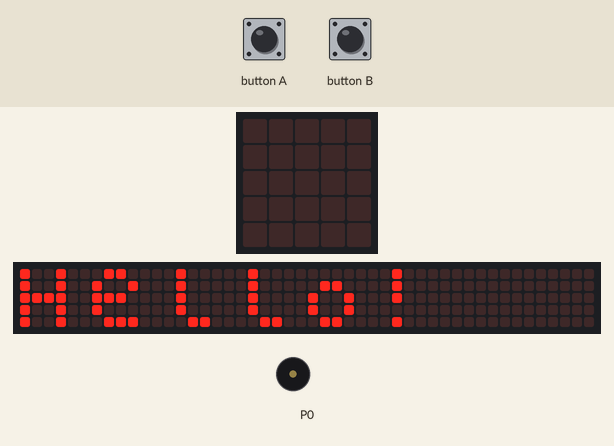
Recording of a program running on a simulated BBC micro:bit (MakeCode). Shown: the board's 5×5 LED display, a strip that is not on the board, showing the scrolling text unrolled, buzzer (waves = sounding). The inputs (shaded band) are chosen by the test bench. The 48×5 strip is a reading aid, not a part: it shows the text the display is scrolling, unrolled, one strip-width of it at a time.

Above: at 5.6 s.
7.6 s: button A pressed for 0.15 s
At 8.1 s:
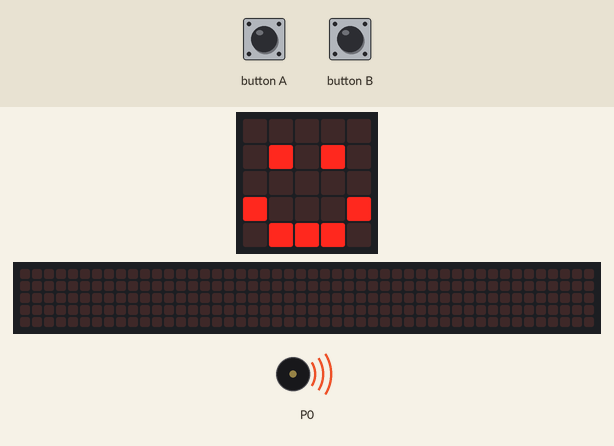
8.3 s: button B pressed for 0.15 s
At 8.7 s:
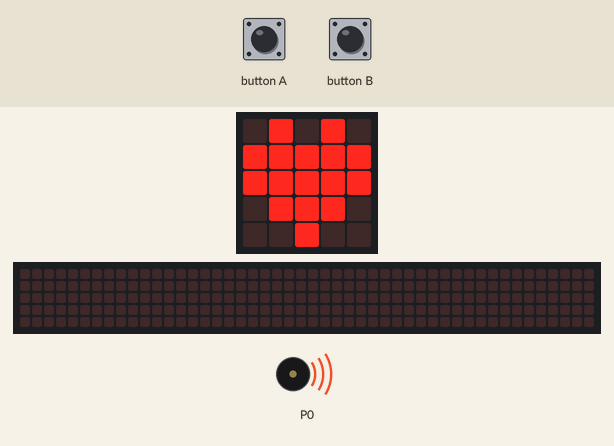
9.0 s: button A pressed for 0.15 s
9.7 s: button B pressed for 0.15 s
At 10.39 s:
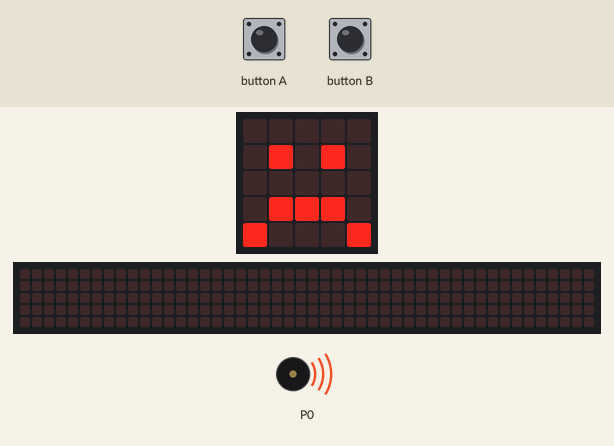
Timing chart, 0 to 14.4 s (numbered marks = the images above; inputs shaded):
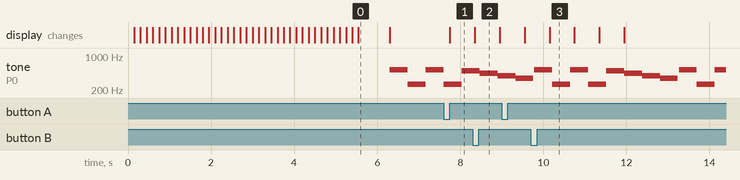

Measured:
- after the input at 7.6 s, the display: changes after 0.15 s (image 1)
- after the input at 9.7 s, the display: changes after 0.45 s (image 3)
- by itself, tone on P0: plays 523 Hz for 0.43 s, 262 Hz for 0.43 s, 523 Hz for 0.43 s, 262 Hz for 0.43 s, 494 Hz for 0.43 s, 440 Hz for 0.43 s … (11 notes in this stretch)
- what the display in image 0 shows lasts 0.7 s, from 5.6 s to 6.3 s
- what the display in image 3 shows lasts 0.6 s, from 10.2 s to 10.8 s

The program:

main.ts
```typescript
input.onButtonPressed(Button.A, function () {
    basic.showIcon(IconNames.Happy)
    basic.showIcon(IconNames.Heart)
})
input.onButtonPressed(Button.B, function () {
    basic.showIcon(IconNames.Sad)
    basic.showIcon(IconNames.Confused)
})
basic.showString("Hello!")
basic.forever(function () {
    music.play(music.stringPlayable("C5 C C5 C B A G F ", 140), music.PlaybackMode.UntilDone)
})
```

test.ts
```typescript
// aquí va el archivo "tests"; esto no se compilará cuando este paquete se utilice como una extensión.
```
